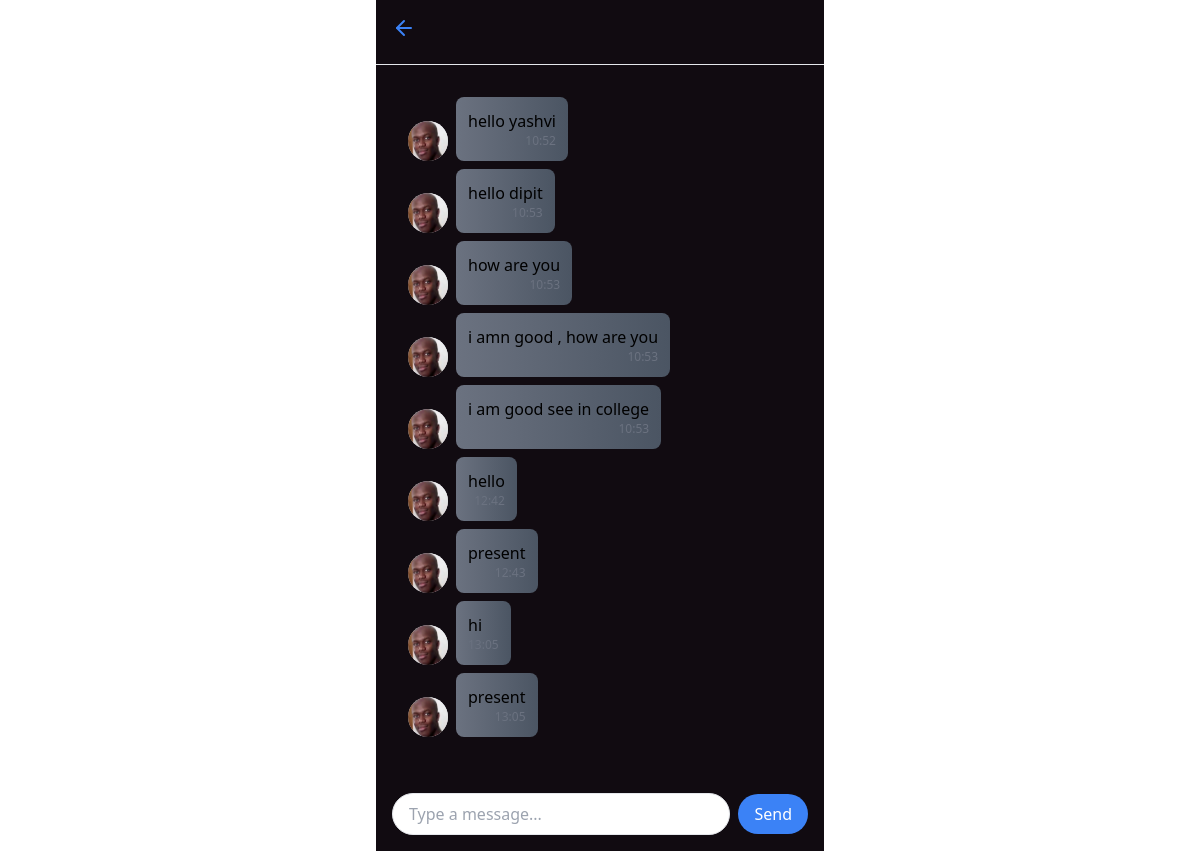
/dist/message.php?chat_id=1, run on an earlier commit of the app's database.
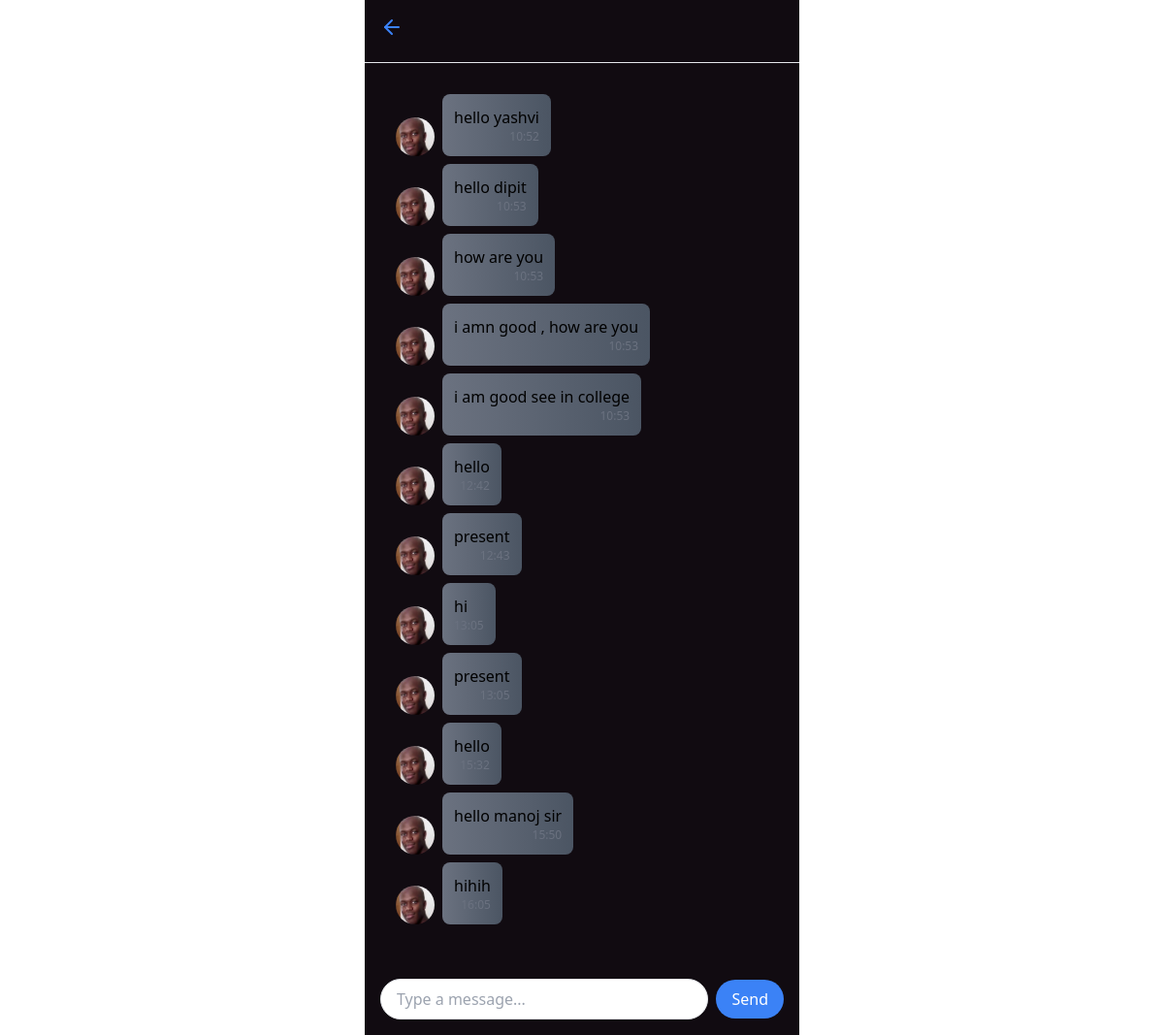
And on a later commit of the database.
### tables this page shows
CREATE TABLE messages (
  chat_id INTEGER,
  person_id INTEGER,
  message TEXT,
  timestamp TIMESTAMP DEFAULT CURRENT_TIMESTAMP,
  FOREIGN KEY (chat_id) REFERENCES chats(id),
  FOREIGN KEY (person_id) REFERENCES login(id),
  PRIMARY KEY (chat_id, person_id, timestamp)
);

### dist/message.php (the view, shortened to what this page needs)
<?php
$pdo = new PDO('sqlite:upswipe.db');
$pdo->setAttribute(PDO::ATTR_ERRMODE, PDO::ERRMODE_EXCEPTION);
$chatId = $_GET['chat_id'] ?? 0;
$loggedInUserId = $_SESSION['id'] ?? 0;
$stmt = $pdo->prepare("SELECT m.message, m.person_id, m.timestamp, l.Name FROM messages m JOIN login l ON m.person_id = l.id WHERE m.chat_id = ? ORDER BY m.timestamp ASC");
$stmt->execute([$chatId]);
$messages = $stmt->fetchAll(PDO::FETCH_ASSOC);
?>
<!DOCTYPE html>
<html lang="en">
<head>
  <script src="https://cdn.tailwindcss.com"></script>
</head>
<body>
  <div class="flex flex-col h-screen max-w-md mx-auto bg-[#110B11]" >
    <div class="flex items-center p-4 border-b">
    <a href="chats.php" class="flex items-center space-x-3 pb-2 no-underline text-white hover:text-gray-200">
      <svg
        xmlns="http://www.w3.org/2000/svg"
        width="24"
        height="24"
        viewBox="0 0 24 24"
        fill="none"
        stroke="currentColor"
        stroke-width="2"
        stroke-linecap="round"
        stroke-linejoin="round"
        class="text-blue-500"
      >
        <path d="m12 19-7-7 7-7"></path>
        <path d="M19 12H5"></path>
      </svg>
      </a>
    </div>
    <div class="flex-1 overflow-y-auto" id="chat-messages">
      <div class="p-4 space-y-4">
    <div class="flex-1 overflow-y-auto p-4" >
      <?php foreach ($messages as $message): ?>
        <?php $isUserMessage = $message['person_id'] == $loggedInUserId; ?>
        <div class="flex <?php echo $isUserMessage ? 'justify-end' : ''; ?> items-end space-x-2 mb-2">
          <?php if (!$isUserMessage): ?>
            <span class="flex h-10 w-10 shrink-0 overflow-hidden rounded-full bg-gray-300">
              <img class="h-full w-full object-cover" src="placeholder.jpg" alt="User avatar">
            </span>
          <?php endif; ?>
          <div class="max-w-xs p-3 rounded-lg <?php echo $isUserMessage ? 'bg-gradient-to-r from-[#667EEA] to-[#764BA2]' : 'bg-gradient-to-r from-gray-500 to-gray-600'; ?>">
            <p class="<?php echo $isUserMessage ? 'text-white' : ''; ?>"><?= htmlspecialchars($message['message']) ?></p>
            <span class="block text-xs text-right <?php echo $isUserMessage ? 'text-blue-200' : 'text-gray-500'; ?>"><?= date('H:i', strtotime($message['timestamp'])) ?></span>
          </div>
        </div>
      <?php endforeach; ?>
    </div>
      </div>
    </div>
    <form method="POST" id="messageForm">
    <div class="p-4">
      <div class="flex items-center space-x-2">
        <input type="text" name="message" id="message" class="flex-1 border rounded-full px-4 py-2 focus:outline-none" placeholder="Type a message...">
        <button class="bg-blue-500 text-white px-4 py-2 rounded-full hover:bg-blue-600 focus:outline-none">Send</button>
      </div>
  </div>
  </form>
</body>
</html>

What changed in the data, as far as the page shows it:
added messages: message "hello", timestamp "15:32"
added messages: message "hello manoj sir", timestamp "15:50"
added messages: message "hihih", timestamp "16:05"
